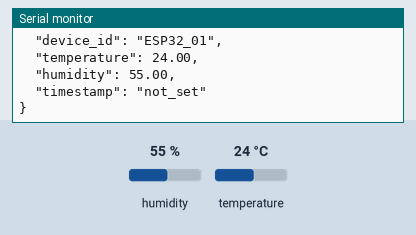
Recording of a sketch running on a simulated ESP32. On the bench: the last lines printed to the serial monitor. Inputs (shaded band) come from the test bench; at power-on: humidity 55 %, temperature 24 °C.

Above: at 5.8 s.
5.9 s: humidity set to 22 %
At 10.8 s:
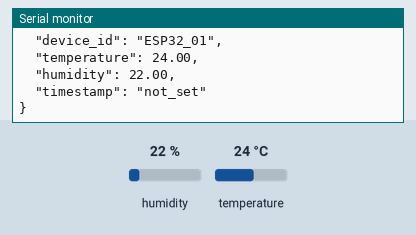
11.9 s: temperature set to 12 °C
17.9 s: humidity set to 40 %
At 21.6 s:
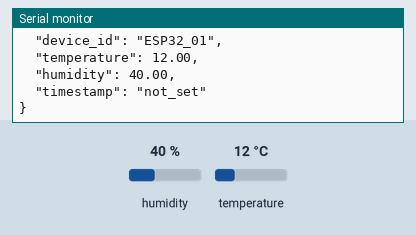
Timing chart, 0 to 23.1 s (numbered marks = the images above; inputs shaded):
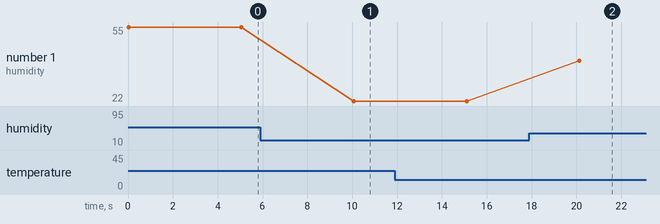

The sketch:

sensor_json_test.ino
```cpp
#include "DHT.h"

#define DHTPIN 4
#define DHTTYPE DHT11

DHT dht(DHTPIN, DHTTYPE);

void setup() {
  Serial.begin(115200);
  dht.begin();
}

void loop() {
  float temperature = dht.readTemperature();
  float humidity = dht.readHumidity();

  if (isnan(temperature) || isnan(humidity)) {
    Serial.println("Sensor reading failed!");
    delay(2000);
    return;
  }

  Serial.println("{");
  Serial.println("  \"device_id\": \"ESP32_01\",");
  Serial.print("  \"temperature\": ");
  Serial.print(temperature);
  Serial.println(",");
  Serial.print("  \"humidity\": ");
  Serial.print(humidity);
  Serial.println(",");
  Serial.println("  \"timestamp\": \"not_set\"");
  Serial.println("}");

  delay(5000);
}
```

Measured:
- after the input at 5.9 s, the serial monitor: prints a new line after 4.2 s (image 1)
- after the input at 17.9 s, the serial monitor: prints a new line after 2.2 s (image 2)
- plotted number 1: 55 → 22 after the input at 5.9 s, 22 → 40 after the input at 17.9 s
